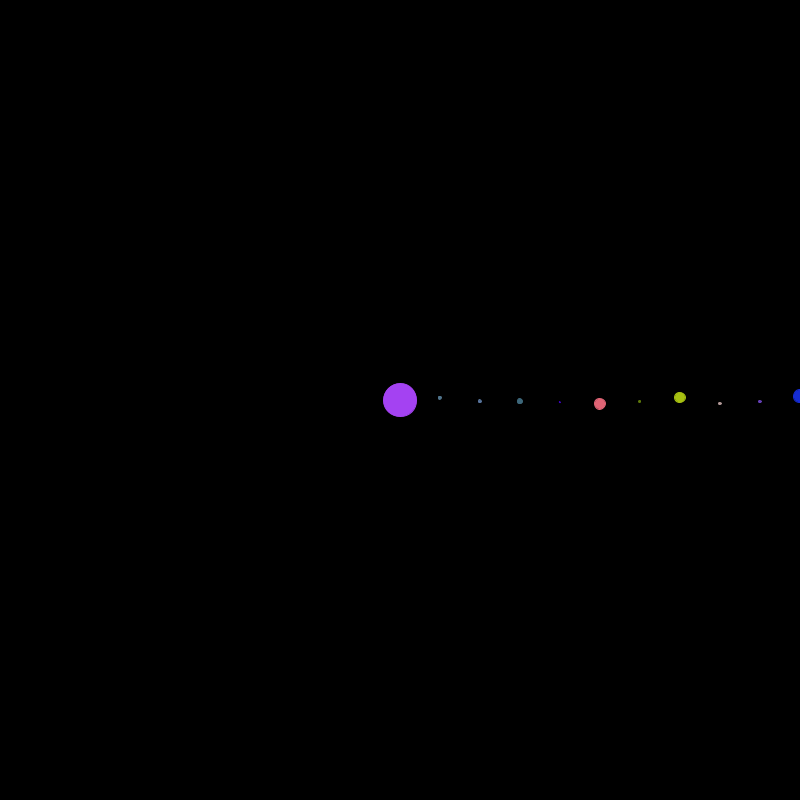
Frame 1 (no input)
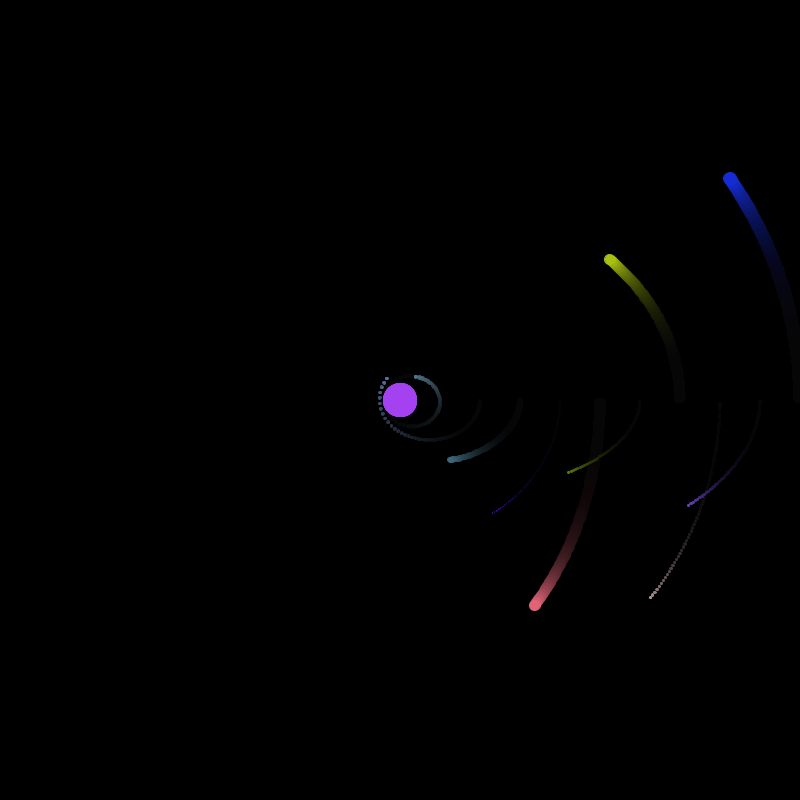
Frame 60 (the mouse pressed at the canvas centre just before this capture)
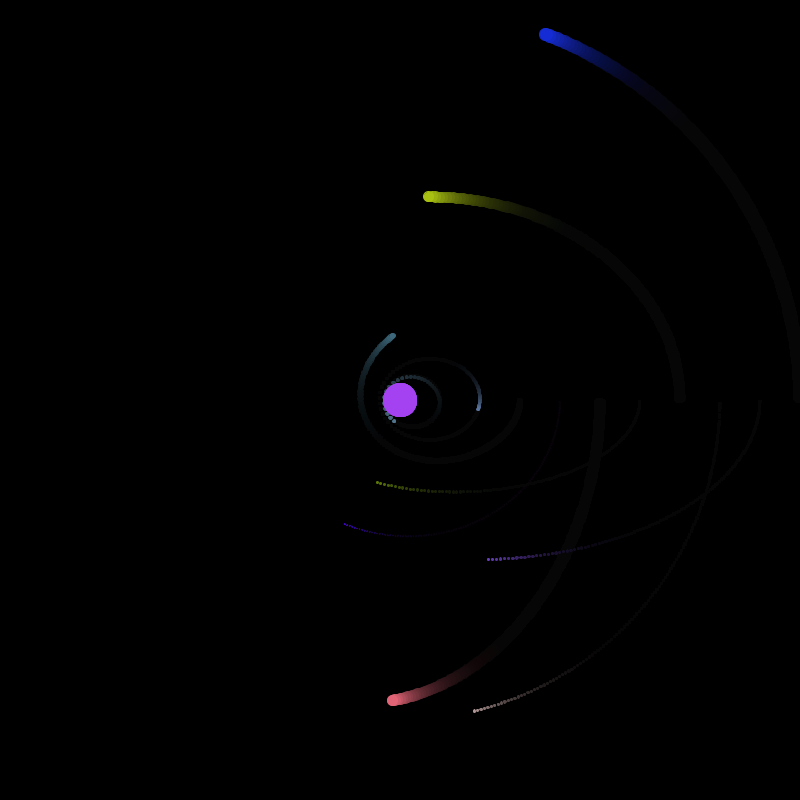
Frame 120 (the mouse held since frame 60 and released just before this capture)

The Processing sketch that drew these frames (run headless with seeded random() and noise(); from frame 60 on, the mouse is pressed at the canvas centre):

// Processing sketch: gravity_sim
// ── gravity_sim.pde
final float  G = 0.00005;
int OBJID;
class Obj {
  PVector vel, acc, pos, fric;
  float mu = 0.1;
  float normal = 1;
  int objId;
  boolean canMove = true;
  color c;

  float r, d, m;

  Obj (float x, float y, float r, float d) {
    objId = OBJID;
    OBJID += 1;
    vel = new PVector(0, 0);
    acc = new PVector(0, 0);
    pos = new PVector(x, y);
    this.r = r;
    this.d = d;
    c = color(random(255), random(255), random(255));


    m = (PI * r * r) * d;
  }

  PVector attract(Obj o) {
    PVector force = PVector.sub(o.pos, pos);
    float dist = force.mag();
    dist = constrain(dist, 5, 100);
    dist *= 100;
    force.normalize();
    float strength = (G * m * o.m) / (dist*dist);
    force.mult(strength);
    return force;
  }

  void force(PVector p) {
    acc.add(p.copy().div(m));
  }

  void draw() {
    fill(c);
    stroke(c);
    ellipse(pos.x, pos.y, r / 15, r / 15);
  }

  void update() {
    if (!canMove) return;
    vel.add(acc);
    fric = vel.copy();
    fric.mult(-1);
    fric.normalize();
    fric.mult(mu * normal);
    acc.mult(0);
    vel.x = constrain(vel.x, -100, 100);
    vel.y = constrain(vel.y, -100, 100);
    pos.add(vel);
  }
}
ArrayList<Obj> objs = new ArrayList<Obj>();

void setup() {
  size(800, 800);
  smooth();
  objs.add(new Obj(width / 2, height / 2, 500, 100000));
  objs.get(0).canMove = false;
  PVector sun = objs.get(0).pos.copy();

  for (int i = 0; i < 10; i += 1) {
    float x = (width / 2) + (((width / 2) / 10) * (i + 1));
    float y = height / 2;
    float r = random(2, 200);
    float d = random(500, 1000);
    Obj o = new Obj(x, y, r, d);
    PVector toSun = PVector.sub(sun, o.pos);
    o.vel = new PVector(toSun.y, -toSun.x);
    o.vel.normalize();
    o.vel.mult( random(1, 5));
    int ym = 1 ;
    if (((int) random(100)) <= 25) ym = -1;
    o.vel.y *= ym;
    o.mu = 0;

    objs.add(o);
  }
  background(0);
}

void draw() {
  noStroke();
  fill(0, 0, 0, 20);
  rect(0, 0, width, height);
  for (int x = 0; x < objs.size(); x += 1) {
    Obj o = objs.get(x);


    for (int y = 0; y < objs.size(); y += 1) {
      if (x == y) continue;
      Obj oo = objs.get(y);
      o.force((o.attract(oo)));
    }
    o.update();
    o.draw();
  }
}
